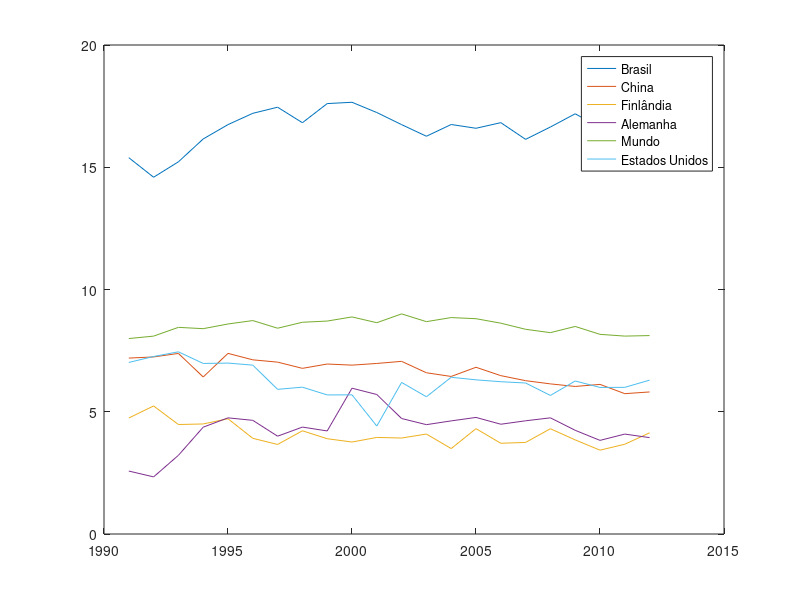

Here is the MATLAB script that generated this plot:
Anos = [1991 1992 1993 1994 1995 1996 1997 1998 1999 2000 2001 2002 2003 ...
        2004 2005 2006 2007 2008 2009 2010 2011 2012];
Pais = {'Brasil' 'China' 'Finlândia' 'Alemanha' 'Mundo' 'Estados Unidos'};

Perdas = ...
  [15.3914419930283 14.591779325865 15.2220846429819 16.1570675393496 16.7444965729442 ...
   17.2058995186729 17.455890279302 16.8212389820605 17.6041778701944 17.6575621220372 ...
   17.2379363668465 16.743955958122 16.2680909812016 16.7483539939038 16.5941746705605 ...
   16.8241772130768 16.1409601771999 16.6457553658542 17.1869536021763 ...
   16.6258519229464 16.4593978076452 17.0809583886155;
   7.19492414705097 7.24179230380512 7.38534287984234 6.42228227141084 ...
   7.38759889144342 7.1237191285445 7.02940378878859 6.7752341988583 6.9521080229164 ...
   6.90668371383468 6.97544921577071 7.06172681354578 6.59462524546498 ...
   6.44345444632828 6.81906638886425 6.47715453032851 6.27135358618575 ...
   6.13982410627949 6.03480551673934 6.11875712209901 5.74020040434544 ...
   5.81001498162805;
   4.74424861173387 5.23689909051537 4.47780742972216 4.50092182048117 ...
   4.71304755211993 3.91362633877733 3.66167456921476 4.22135761825359 ...
   3.8973753545359 3.76171964326549 3.94989460682303 3.92554539995997 4.08838599487617 ...
   3.4940755671028 4.30907442045004 3.71076900645193 3.74536905978067 4.30554658746045 ...
   3.849462962449 3.42886894431497 3.67169744559818 4.13784286708618;
   2.57462951410032 2.33602436938221 3.21825561772464 4.36940312023961 ...
   4.75051926203701 4.64874512234353 4.00027761948597 4.3729601701995 4.21545625016985 ...
   5.96365341118806 5.70491160217192 4.72375243869289 4.47228289079822 ...
   4.62654904947949 4.76761765423068 4.48966096573588 4.63047214639571 ...
   4.75133502133668 4.2409018128528 3.82938212997601 4.08670087768736 3.94154282147196 ...
   ;
   7.99386781600329 8.09362446838928 8.45187321198765 8.39814058553875 ...
   8.58961751022915 8.72934209204189 8.41652002445937 8.66041450713298 ...
   8.70941162920502 8.87837903434763 8.64158192713577 9.00249457462027 ...
   8.68514354206952 8.85212532362335 8.80580713662378 8.62263552091941 ...
   8.37255320206535 8.2354907864742 8.48868799632767 8.16569315194173 8.09445726323079 ...
   8.11561147759116;
   7.01704205057621 7.26023414073944 7.45105439448979 6.97589394610974 ...
   6.99063673464341 6.9061393870144 5.91693852764813 6.00546089582243 5.68816704090573 ...
   5.69127036663988 4.41420838791809 6.19946011311845 5.61264365916754 ...
   6.41062853175445 6.30520320636269 6.22868572735836 6.17595539596763 ...
   5.66698572569658 6.2589037195521 5.99397614572078 5.99839366711929 6.29284501557213 ...
   ];

 plot(Anos, Perdas)
 legend(Pais)
